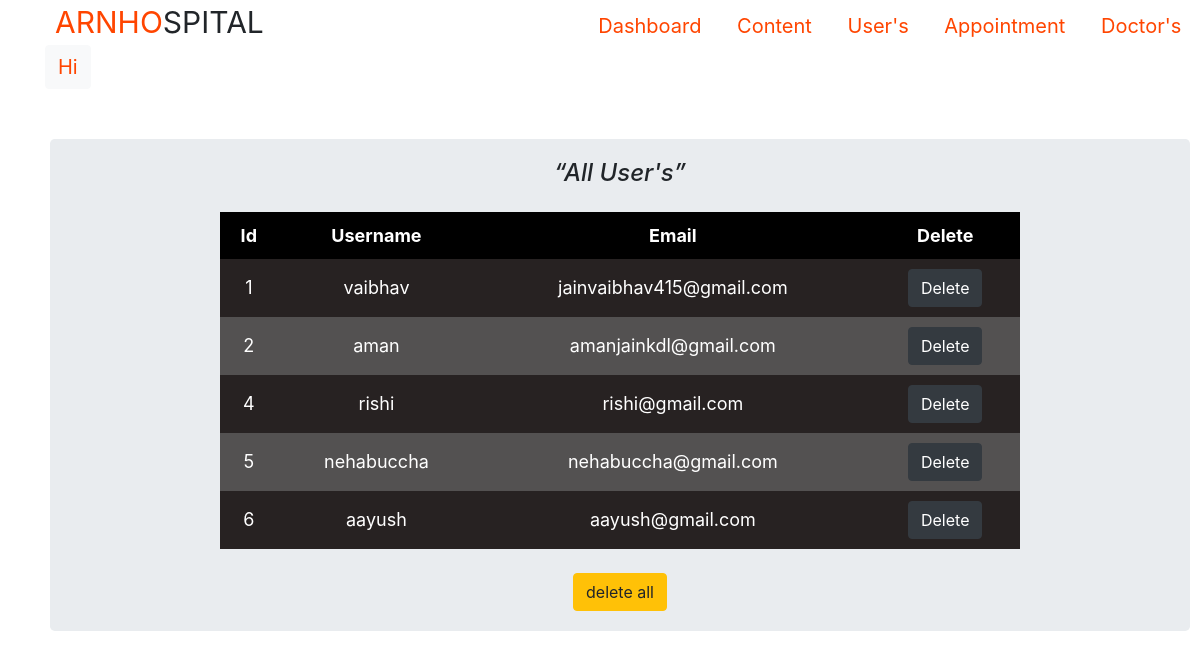
Screenshot of /admin/user.php with the database file from the repository.
### tables this page shows
CREATE TABLE `user` (
  `id` int(255) NOT NULL,
  `username` varchar(255) NOT NULL,
  `email` varchar(255) NOT NULL,
  `password` varchar(225) NOT NULL
);

### admin/user.php (the view, shortened to what this page needs)
<?php
$con = mysqli_connect("localhost","root","","arnhospital");
?>
<!DOCTYPE html>
<html lang="en">
  <head>
    <link rel="stylesheet" href="bootstrap/bootstrap.css">
    <link rel="stylesheet" href="css/dashboard.css">
    <link rel="stylesheet" href="css/content.css">
    <link rel="stylesheet" href="css/user.css">
  </head>
  <body>
    <div class="container-fluid top-nav">
        <span class="s1">ARNHO</span><span class="s2">SPITAL</span>
        <span class="home">
            <a class="nav-nam" href="dashboard.php">Dashboard</a>
        </span>
        <span class="nav-tag">
            <a class="nav-nam" href="content.php">Content</a>
        </span>
        <span class="nav-tag">
            <a class="nav-nam" href="user.php">User's</a>
        </span>
        <span class="nav-tag">
            <a class="nav-nam" href="appointment.php">Appointment</a>
        </span>
        <span class="nav-tag">
        <a class="nav-nam" href="doctor.php">Doctor's</a>
        </span>
        <span class="btn btn-light dropdown nav-tag">
            <a class="nav-nam dropbtn" href="login.php"><?php echo  "Hi ".$_SESSION['admin']; ?></a>
        </span>
    </div>
    <div class="usertable text-center container jumbotron">
    <h4 class="mb-4"><i><q>All User's</q></i></h4>
        <div align="center" >
            <table width="800px" cellspacing="1" cellpadding="1">
                <tr>
                    <th>Id</th>
                    <th>Username</th>
                    <th>Email</th>
                    <th>Delete</th>
                </tr>
                <?php
                    $sql = "select * from user";
                    $result = mysqli_query($con,$sql);
                    while($row = mysqli_fetch_array($result))
                    {
                    ?>
                <tr>
                    <td><?php echo @$row[id]; ?></td>
                    <td><?php echo @$row[username]; ?></td>
                    <td><?php echo @$row[email];?></td>
                    <form action="#"  method="post" >
                    <td><button type="submit" class="btn btn-dark" name="delete" value="<?php echo @$row[id];?>" >Delete</button></td>
                    </form>
                </tr>
                <?php
                    }
                ?>
            </table>
        </div><br>
        <div align="center">
                <form action="#" method="post">
                    <button name="delall" class="btn btn-warning" type="submit">delete all</button>
                </form>
            </div>
    </div>
</body>
</html>

### admin/css/dashboard.css (style rules this page uses)
html { overflow: scroll; overflow-x: hidden; }
* { margin: 0px; padding: 0px; }
.top-nav { position: static; }
.s1 { color: orangered; font-size: 30px; margin-left: 40px; }
.s2 { font-size: 30px; }
.home { margin-left: 330px; font-size: 20px; }
.dropbtn { border: none; }
.dropdown { position: relative; display: inline-block; }
.nav-tag { margin-left:30px; font-size: 20px; }
.nav-nam { color: orangered; }
td { padding: 10px; }

### admin/css/content.css (style rules this page uses)
html { overflow: scroll; overflow-x: hidden; }

### admin/css/user.css (style rules this page uses)
html { overflow: scroll; overflow-x: hidden; }
.usertable { padding: 20px; margin: 50px; }
table { border-radius: 10px; }
th { text-align: center; padding:10px; background-color:black; color: white; font-size: 18px; }
tr { text-align: center; font-size: 18px; }
tr:nth-child(even) { background-color: rgb(39, 34, 34); color: white; }
tr:nth-child(odd) { background-color: rgb(83, 81, 81); color: white; }
td { padding: 10px; }

### rows the page displays
user: id "1", username "vaibhav", email "jainvaibhav415@gmail.com"
user: id "2", username "aman", email "amanjainkdl@gmail.com"
user: id "4", username "rishi", email "rishi@gmail.com"
user: id "5", username "nehabuccha", email "nehabuccha@gmail.com"
user: id "6", username "aayush", email "aayush@gmail.com"
